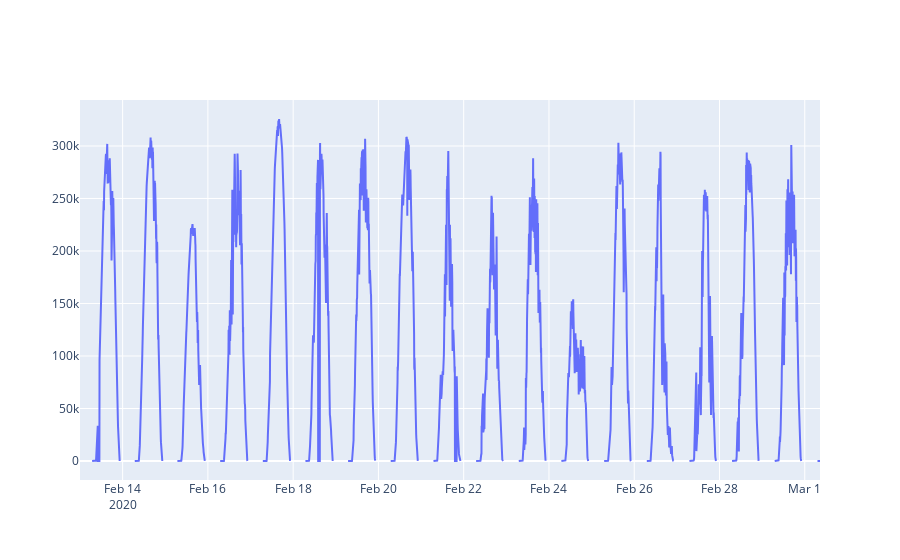

The cell this chart's notebook holds for it:
### Code cell
fig = go.Figure()
data_size_to_plot = 5000
fig.add_trace(go.Scatter(x=plot_data.index[:data_size_to_plot], y = plot_data['solar_time'][:data_size_to_plot], 
                         name = 'solar time data'))

### Figure 1 — Plotly figure (JSON) as saved in the notebook; plotly's stock layout.template omitted (floating-point values rounded to 4 significant figures; data arrays with more than 128 entries replaced by an {"elided": "..."} marker saying what was removed)
{"data": [{"name": "solar time data", "type": "scatter", "x": {"elided": "5000 str values"}, "y": {"elided": "5000 float values"}}], "layout": {}}
